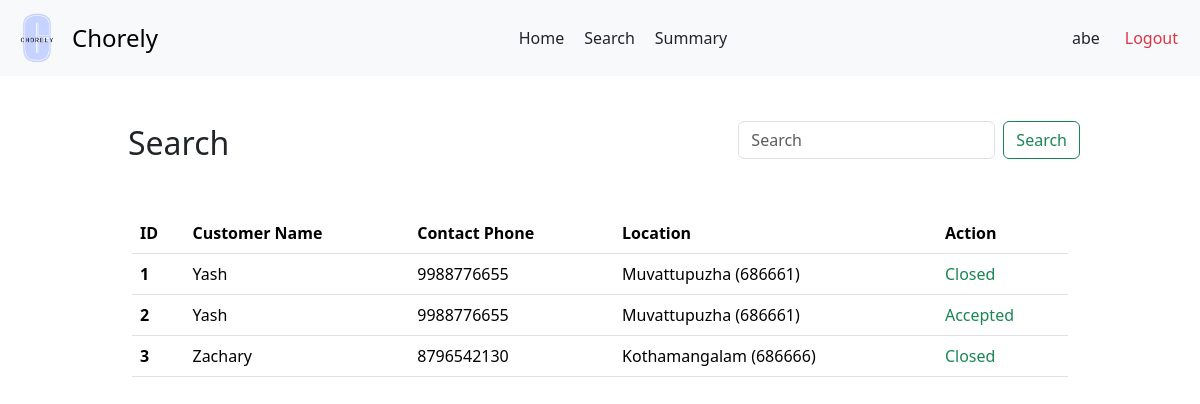
Screenshot of /prof/3/search (signed in) with the database file from the repository.
### backend/models.py (models this page shows)
class Users(db.Model):
  __tablename__ = 'Users'
  user_id = db.Column(db.Integer, primary_key=True, autoincrement=True)
  username = db.Column(db.String, unique=True, nullable=False)
  password = db.Column(db.String, nullable=False)
  role = db.Column(db.String, nullable=False)
  is_blocked = db.Column(db.Boolean, default=False)
  service_professional = db.relationship('ServiceProfessionals', backref='user', uselist=False)
  customer = db.relationship('Customers', backref='user', uselist=False)

class ServiceRequests(db.Model):
    __tablename__ = 'ServiceRequests'
    request_id = db.Column(db.Integer, primary_key=True, autoincrement=True)
    service_id = db.Column(db.Integer, db.ForeignKey('Services.service_id'), nullable=False)
    customer_id = db.Column(db.Integer, db.ForeignKey('Customers.customer_id'), nullable=False)
    professional_id = db.Column(db.Integer, db.ForeignKey('ServiceProfessionals.professional_id'))
    requested_service_date = db.Column(db.Date, default=date.today())
    date_of_request = db.Column(db.Date, default=date.today())
    date_of_completion = db.Column(db.Date)
    service_status = db.Column(db.String, default='requested')
    additional_requests = db.Column(db.String)
    remarks = db.Column(db.String)
    rating = db.Column(db.Float)

class Customers(db.Model):
    __tablename__ = 'Customers'
    customer_id = db.Column(db.Integer, primary_key=True, autoincrement=True)
    user_id = db.Column(db.Integer, db.ForeignKey('Users.user_id'), unique=True, nullable=False)
    name = db.Column(db.String)
    email = db.Column(db.String)
    address = db.Column(db.String)
    pin_code = db.Column(db.String)
    phone = db.Column(db.String)
    service_requests = db.relationship('ServiceRequests', backref='customer')

### backend/professionalController.py (the view, shortened to what this page needs)
@app.route('/prof/<int:professional_id>/search', methods = ['GET', 'POST'])
def prof_search(professional_id):
  pro = ServiceProfessionals.query.get(professional_id)
  results = ServiceRequests.query.filter_by(professional_id = pro.professional_id).all()
  return render_template('prof-search.html', pro=pro, results = results)

### templates/prof-search.html (shortened to what this page needs)
<!DOCTYPE html>
<html lang="en">
<head>
  <link href="https://cdn.jsdelivr.net/npm/bootstrap@5.3.3/dist/css/bootstrap.min.css" rel="stylesheet">
  <link rel="stylesheet" href="{{ url_for('static', filename='prof-dash.css') }}">
<link rel="stylesheet" href="{{ url_for('static', filename='navbar.css') }}">
</head>
<body>
  <nav class="navbar bg-body-tertiary">
    <div class="container-fluid">
      <a class="navbar-brand d-flex align-items-center" href="#" style="text-decoration: none;">
        <img src="{{ url_for('static', filename='logo.png') }}" alt="Chorely Logo" width="50px" height="50px" id="logo">
        <span style="font-size: 1.5rem;">Chorely</span>
      </a>
      <div style="display: flex;">
        <a class="nav-link active" aria-current="page" href="/user/prof/{{ pro.user.user_id }}">Home</a>
        <a class="nav-link" href="#">Search</a>
        <a class="nav-link" href="/prof/{{ pro.professional_id }}/summary">Summary</a>
      </div>
      <div class="d-flex text text-end">
        <a class="nav-link" href="/prof/{{ pro.professional_id }}/profile">{{ pro.user.username }}</a>
        <a class="nav-link text-danger" href="/userlogin">Logout</a>
      </div>
    </div>
  </nav>
  <div id="main">
    <div id="canvas">
      <br>
      <div class="text d-flex justify-content-between align-items-center">
        <h2 class="headings">Search</h2>
        <form class="d-flex" role="search" method="post" action="/prof/{{ pro.professional_id }}/search">
          <input class="form-control me-2" type="search" placeholder="Search" aria-label="Search" name="query_string">
          <button class="btn btn-outline-success" type="submit">Search</button>
        </form>
      </div>
      <div class="py-5">
        <div class="container">
          <div class="row hidden-md-up">
            {% if results | length ==0 %}
              <div class="text text-center">
                <h5 class="headings">No results found</h5>
              </div>
            {% else %}
              <div>
                <table class="table">
                  <thead>
                    <tr>
                      <th scope="col">ID</th>
                      <th scope="col">Customer Name</th>
                      <th scope="col">Contact Phone</th>
                      <th scope="col">Location</th>
                      <th scope="col">Action</th>
                    </tr>
                  </thead>
                  <tbody>
                    {% for service in results %}
                      <tr>
                        <th scope="row">{{ loop.index }}</th>
                        <td>{{ service.customer.name }}</td>
                        <td>{{ service.customer.phone }}</td>
                        <td>{{ service.customer.address | title }} ({{ service.customer.pin_code }})</td>
                        {% if service.service_status == 'requested' %}
                          <td style="display: flex;"><a href="/user/prof/{{ pro.user_id }}/service/{{ service.request_id }}/accept" class="nav-link text-success accept-btn" >Accept</a><a href="/user/prof/{{ pro.user_id }}/service/{{ service.request_id }}/reject" class="nav-link text-danger reject-btn">Reject</a> </td>
                        {% else %}
                          <td class="text text-success">{{ service.service_status | title}}</td>
                        {% endif %}
                      </tr>
                    {% endfor %}
                  </tbody>
                </table>
              </div>
            {% endif %}
         </div>
        </div>
      </div>
  </div>
</body>
</html>

### static/prof-dash.css (style rules this page uses)
* { margin: 0px; }
#main, #canvas { margin-top: 90px; border: 2px none black; }
#canvas { width: 80%; margin: auto; height: max-content; padding-bottom: 100px; }
.headings { margin: 3px; padding-left: 5px; margin-top: 10px; }

### static/navbar.css (style rules this page uses)
#logo { object-fit: contain ; margin-right: 10px; filter: brightness(1.1) contrast(1.1) saturate(1.2); filter: contrast(100%); }
.text-end { margin-right: 10px; }
.navbar { position: fixed; background-color: white; top: 0; left: 0; right: 0; height: max-content; z-index: 1000; }

### rows the page displays
Users: user.username "abe"
ServiceRequests: customer.name "Yash", customer.phone "9988776655", customer.address "Muvattupuzha", customer.pin_code "686661", service_status "Closed"
ServiceRequests: customer.name "Yash", customer.phone "9988776655", customer.address "Muvattupuzha", customer.pin_code "686661", service_status "Accepted"
ServiceRequests: customer.name "Zachary", customer.phone "8796542130", customer.address "Kothamangalam", customer.pin_code "686666", service_status "Closed"
